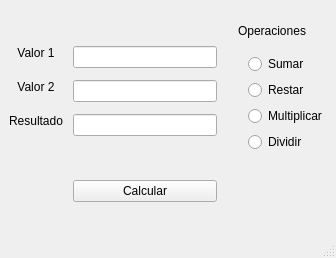
<?xml version="1.0" encoding="UTF-8"?>
<ui version="4.0">
 <class>MainWindow</class>
 <widget class="QMainWindow" name="MainWindow">
  <property name="geometry">
   <rect>
    <x>0</x>
    <y>0</y>
    <width>336</width>
    <height>258</height>
   </rect>
  </property>
  <property name="sizePolicy">
   <sizepolicy hsizetype="Fixed" vsizetype="Fixed">
    <horstretch>0</horstretch>
    <verstretch>0</verstretch>
   </sizepolicy>
  </property>
  <property name="maximumSize">
   <size>
    <width>336</width>
    <height>258</height>
   </size>
  </property>
  <property name="windowTitle">
   <string>Calculadora 2</string>
  </property>
  <widget class="QWidget" name="centralwidget">
   <property name="sizePolicy">
    <sizepolicy hsizetype="Preferred" vsizetype="Preferred">
     <horstretch>0</horstretch>
     <verstretch>0</verstretch>
    </sizepolicy>
   </property>
   <layout class="QHBoxLayout" name="horizontalLayout">
    <item>
     <layout class="QFormLayout" name="formLayout">
      <property name="labelAlignment">
       <set>Qt::AlignCenter</set>
      </property>
      <property name="horizontalSpacing">
       <number>10</number>
      </property>
      <property name="verticalSpacing">
       <number>12</number>
      </property>
      <property name="rightMargin">
       <number>15</number>
      </property>
      <item row="0" column="1">
       <spacer name="verticalSpacer_4">
        <property name="orientation">
         <enum>Qt::Vertical</enum>
        </property>
        <property name="sizeType">
         <enum>QSizePolicy::Fixed</enum>
        </property>
        <property name="sizeHint" stdset="0">
         <size>
          <width>20</width>
          <height>25</height>
         </size>
        </property>
       </spacer>
      </item>
      <item row="1" column="0">
       <widget class="QLabel" name="labelValor1">
        <property name="text">
         <string>Valor 1</string>
        </property>
        <property name="alignment">
         <set>Qt::AlignHCenter|Qt::AlignTop</set>
        </property>
       </widget>
      </item>
      <item row="1" column="1">
       <widget class="QLineEdit" name="lineEditValor1"/>
      </item>
      <item row="2" column="0">
       <widget class="QLabel" name="labelValor2">
        <property name="text">
         <string>Valor 2</string>
        </property>
        <property name="alignment">
         <set>Qt::AlignHCenter|Qt::AlignTop</set>
        </property>
       </widget>
      </item>
      <item row="2" column="1">
       <widget class="QLineEdit" name="lineEditValor2"/>
      </item>
      <item row="3" column="0">
       <widget class="QLabel" name="labelResultado">
        <property name="text">
         <string>Resultado</string>
        </property>
        <property name="alignment">
         <set>Qt::AlignHCenter|Qt::AlignTop</set>
        </property>
       </widget>
      </item>
      <item row="3" column="1">
       <widget class="QLineEdit" name="lineEditResultado">
        <property name="readOnly">
         <bool>true</bool>
        </property>
       </widget>
      </item>
      <item row="4" column="1">
       <spacer name="verticalSpacer_3">
        <property name="orientation">
         <enum>Qt::Vertical</enum>
        </property>
        <property name="sizeType">
         <enum>QSizePolicy::Fixed</enum>
        </property>
        <property name="sizeHint" stdset="0">
         <size>
          <width>20</width>
          <height>20</height>
         </size>
        </property>
       </spacer>
      </item>
      <item row="5" column="1">
       <widget class="QPushButton" name="botonCalcular">
        <property name="text">
         <string>Calcular</string>
        </property>
       </widget>
      </item>
     </layout>
    </item>
    <item>
     <layout class="QVBoxLayout" name="verticalLayout_2">
      <property name="topMargin">
       <number>15</number>
      </property>
      <item>
       <widget class="QLabel" name="labelOperaciones">
        <property name="text">
         <string>Operaciones</string>
        </property>
       </widget>
      </item>
      <item>
       <layout class="QVBoxLayout" name="verticalLayout">
        <property name="leftMargin">
         <number>10</number>
        </property>
        <property name="topMargin">
         <number>10</number>
        </property>
        <item>
         <widget class="QRadioButton" name="radioButtonSumar">
          <property name="text">
           <string>Sumar</string>
          </property>
         </widget>
        </item>
        <item>
         <widget class="QRadioButton" name="radioButtonRestar">
          <property name="text">
           <string>Restar</string>
          </property>
         </widget>
        </item>
        <item>
         <widget class="QRadioButton" name="radioButtonMultiplicar">
          <property name="text">
           <string>Multiplicar</string>
          </property>
         </widget>
        </item>
        <item>
         <widget class="QRadioButton" name="radioButtonDividir">
          <property name="text">
           <string>Dividir</string>
          </property>
         </widget>
        </item>
        <item>
         <spacer name="verticalSpacer_2">
          <property name="orientation">
           <enum>Qt::Vertical</enum>
          </property>
          <property name="sizeType">
           <enum>QSizePolicy::Expanding</enum>
          </property>
          <property name="sizeHint" stdset="0">
           <size>
            <width>20</width>
            <height>40</height>
           </size>
          </property>
         </spacer>
        </item>
       </layout>
      </item>
     </layout>
    </item>
   </layout>
  </widget>
  <widget class="QMenuBar" name="menubar">
   <property name="geometry">
    <rect>
     <x>0</x>
     <y>0</y>
     <width>336</width>
     <height>22</height>
    </rect>
   </property>
  </widget>
  <widget class="QStatusBar" name="statusbar"/>
 </widget>
 <resources/>
 <connections/>
</ui>
